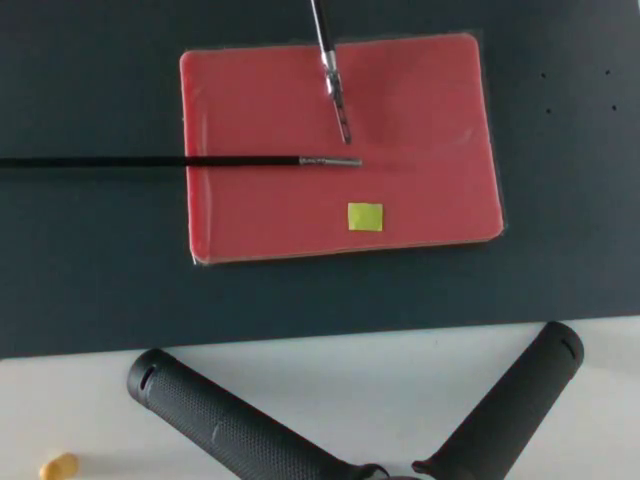
#> input picture Dataset with annotations/experiment setup dataset/experiment setup dataset/images/train/public_surgical1002.png, 640 x 480 px, given in place of the camera
$ python mpc_10.py
#> lines starting #> are read from the running program, lines starting #| are printed output that depends on the picture; after the words box and inside, x2 and y2 are one past the last pixel; in counts of white or black regions, pixels touching at a corner belong together
"""
Live Camera-based NMPC Path Planning
Detects green object as robot position and plans collision-free path
Press SPACEBAR to trigger path planning
"""

import numpy as np
from scipy.optimize import minimize, Bounds
import cv2
import time
import threading
import matplotlib.pyplot as plt
from mpl_toolkits.mplot3d import Axes3D
from matplotlib.backends.backend_agg import FigureCanvasAgg
import warnings

# Suppress scipy optimization warnings
warnings.filterwarnings('ignore', category=RuntimeWarning, module='scipy.optimize')

# ============================================================================
# USER CONFIGURABLE PARAMETERS
# ============================================================================

# Image plane dimensions
IMAGE_WIDTH = 640
IMAGE_HEIGHT = 480

# Z-axis range
Z_MIN = 0.0
Z_MAX = 5.0

# Goal/Target location (can be changed by user) - [x, y, z]
GOAL_POSITION = np.array([550.0, 100.0, 4.0])  # [x, y, z] in image coordinates + z

# Static obstacles (can be changed by user) - [x, y, z, radius]
STATIC_OBSTACLES = [
    {'pos': np.array([200.0, 150.0, 2.0]), 'radius': 40.0, 'color': (128, 128, 128)},
    {'pos': np.array([400.0, 300.0, 3.0]), 'radius': 50.0, 'color': (100, 100, 100)},
    {'pos': np.array([150.0, 350.0, 1.5]), 'radius': 35.0, 'color': (120, 120, 120)},
]

# Dynamic obstacles (can be changed by user) - [x, y, z, radius, vx, vy, vz]
DYNAMIC_OBSTACLES = [
    {'pos': np.array([100.0, 100.0, 1.0]), 'radius': 30.0,
     'vel': np.array([20.0, 20.0, 0.3]), 'color': (255, 200, 0)},
    {'pos': np.array([500.0, 400.0, 4.0]), 'radius': 35.0,
     'vel': np.array([-15.0, -15.0, -0.2]), 'color': (255, 150, 50)},
]

# Default robot position if green object not detected - [x, y, z]
DEFAULT_ROBOT_POSITION = np.array([50.0, 400.0, 0.5])

# Green color detection range in HSV (for robot)
GREEN_LOWER = np.array([40, 40, 40])
GREEN_UPPER = np.array([80, 255, 255])

# Blue color detection range in HSV (for dynamic obstacle)
BLUE_LOWER = np.array([100, 100, 50])
BLUE_UPPER = np.array([130, 255, 255])

# Blue object settings
BLUE_OBJECT_RADIUS = 30.0
BLUE_OBJECT_Z = 2.5  # Fixed z-coordinate for blue detected obstacle

# ============================================================================
# NMPC PARAMETERS
# ============================================================================

ROBOT_RADIUS = 20.0
SAFETY_MARGIN = 25.0
VMAX = 100.0  # Increased for faster movement
VMIN = -100.0
VZ_MAX = 30.0  # Z velocity limit
VZ_MIN = -30.0

HORIZON_LENGTH = 8  # Increased for better lookahead    # N prediction steps
NMPC_TIMESTEP = 0.15    # Delta T
MAX_PLANNING_TIMESTEPS = 200  # Increased to allow reaching distant goals

Q = np.diag([20.0, 20.0, 15.0])  # State error weight for [x, y, z]
R = np.diag([0.005, 0.005, 0.01])  # Control effort weight for [vx, vy, vz]

# ============================================================================
# COLOR OBJECT DETECTION
# ============================================================================

def detect_green_object(frame):
    """Detect green object in frame and return its center position with default z"""
    hsv = cv2.cvtColor(frame, cv2.COLOR_BGR2HSV)
    mask = cv2.inRange(hsv, GREEN_LOWER, GREEN_UPPER)

    # Find contours
    contours, _ = cv2.findContours(mask, cv2.RETR_EXTERNAL, cv2.CHAIN_APPROX_SIMPLE)

    if contours:
        # Find largest contour
        largest_contour = max(contours, key=cv2.contourArea)

        if cv2.contourArea(largest_contour) > 100:  # Minimum area threshold
            # Get center of contour
            M = cv2.moments(largest_contour)
            if M["m00"] != 0:
                cx = int(M["m10"] / M["m00"])
                cy = int(M["m01"] / M["m00"])
                # Add z coordinate (use default robot z)
                return np.array([float(cx), float(cy), DEFAULT_ROBOT_POSITION[2]]), True

    return None, False

def detect_blue_object(frame):
    """Detect blue object in frame and return its center position for dynamic obstacle"""
    hsv = cv2.cvtColor(frame, cv2.COLOR_BGR2HSV)
    mask = cv2.inRange(hsv, BLUE_LOWER, BLUE_UPPER)

    # Find contours
    contours, _ = cv2.findContours(mask, cv2.RETR_EXTERNAL, cv2.CHAIN_APPROX_SIMPLE)

    if contours:
        # Find largest contour
        largest_contour = max(contours, key=cv2.contourArea)

        if cv2.contourArea(largest_contour) > 100:  # Minimum area threshold
            # Get center of contour
            M = cv2.moments(largest_contour)
            if M["m00"] != 0:
                cx = int(M["m10"] / M["m00"])
                cy = int(M["m01"] / M["m00"])
                # Add z coordinate
                return np.array([float(cx), float(cy), BLUE_OBJECT_Z]), True

    return None, False

# ============================================================================
# OBSTACLE MANAGEMENT
# ============================================================================

# [248 lines left out: functions update_dynamic_obstacles, get_all_obstacles, predict_trajectory, predict_obstacles, barrier_function, cost_function and 2 more, not called in this run]

# ============================================================================
# 3D VISUALIZATION
# ============================================================================

def create_3d_plot(path, static_obs, dynamic_obs, goal_pos, robot_pos, blue_detected_obs=None):
    """Create 3D visualization of the path"""
    fig = plt.figure(figsize=(8, 6))
    ax = fig.add_subplot(111, projection='3d')

    # Set labels and limits
    ax.set_xlabel('X (pixels)', fontsize=10)
    ax.set_ylabel('Y (pixels)', fontsize=10)
    ax.set_zlabel('Z (height)', fontsize=10)
    ax.set_xlim(0, IMAGE_WIDTH)
    ax.set_ylim(0, IMAGE_HEIGHT)
    ax.set_zlim(Z_MIN, Z_MAX)
    ax.set_title('3D Path Planning', fontsize=12, fontweight='bold')

    # Plot path
    if path is not None and len(path) > 1:
        path_array = np.array(path)
        ax.plot(path_array[:, 0], path_array[:, 1], path_array[:, 2],
               'purple', linewidth=3, alpha=0.8, label='Path')

        # Mark path points
        for i in range(0, len(path), max(1, len(path)//10)):
            ax.scatter(path[i][0], path[i][1], path[i][2],
                      c='purple', s=20, alpha=0.6)

    # Plot robot
    ax.scatter(robot_pos[0], robot_pos[1], robot_pos[2],
              c='green', s=200, marker='o', label='Robot', edgecolors='black', linewidths=2)

    # Plot goal
    ax.scatter(goal_pos[0], goal_pos[1], goal_pos[2],
              c='red', s=300, marker='*', label='Goal', edgecolors='black', linewidths=2)

    # Plot static obstacles
    for i, obs in enumerate(static_obs):
        ax.scatter(obs['pos'][0], obs['pos'][1], obs['pos'][2],
                  c='gray', s=obs['radius']*10, marker='o', alpha=0.6,
                  label='Static Obs' if i == 0 else '', edgecolors='black', linewidths=1.5)

    # Plot dynamic obstacles
    for i, obs in enumerate(dynamic_obs):
        ax.scatter(obs['pos'][0], obs['pos'][1], obs['pos'][2],
                  c='orange', s=obs['radius']*10, marker='o', alpha=0.7,
                  label='Dynamic Obs' if i == 0 else '', edgecolors='black', linewidths=1.5)

    # Plot blue detected obstacle
    if blue_detected_obs is not None:
        ax.scatter(blue_detected_obs['pos'][0], blue_detected_obs['pos'][1], blue_detected_obs['pos'][2],
                  c='blue', s=blue_detected_obs['radius']*10, marker='o', alpha=0.8,
                  label='Blue Detected', edgecolors='black', linewidths=2)

    ax.legend(loc='upper left', fontsize=9)
    ax.view_init(elev=20, azim=45)

    # Convert plot to image
    canvas = FigureCanvasAgg(fig)
    canvas.draw()
    buf = canvas.buffer_rgba()
    plot_image = np.asarray(buf)
    plt.close(fig)

    # Convert RGBA to BGR for OpenCV
    plot_image = cv2.cvtColor(plot_image, cv2.COLOR_RGBA2BGR)

    # Resize to fit nicely
    plot_image = cv2.resize(plot_image, (640, 480))

    return plot_image

def draw_obstacles(frame, static_obs, dynamic_obs, blue_detected_obs=None):
    """Draw obstacles on frame"""
    # Draw static obstacles
    for obs in static_obs:
        cv2.circle(frame, (int(obs['pos'][0]), int(obs['pos'][1])),
                  int(obs['radius']), obs['color'], -1)
        cv2.circle(frame, (int(obs['pos'][0]), int(obs['pos'][1])),
                  int(obs['radius']), (0, 0, 0), 2)
        cv2.putText(frame, 'S', (int(obs['pos'][0])-8, int(obs['pos'][1])+8),
                   cv2.FONT_HERSHEY_SIMPLEX, 0.6, (255, 255, 255), 2)

    # Draw predefined dynamic obstacles
    for obs in dynamic_obs:
        cv2.circle(frame, (int(obs['pos'][0]), int(obs['pos'][1])),
                  int(obs['radius']), obs['color'], -1)
        cv2.circle(frame, (int(obs['pos'][0]), int(obs['pos'][1])),
                  int(obs['radius']), (0, 0, 0), 2)
        cv2.putText(frame, 'D', (int(obs['pos'][0])-8, int(obs['pos'][1])+8),
                   cv2.FONT_HERSHEY_SIMPLEX, 0.6, (255, 255, 255), 2)

    # Draw blue detected obstacle
    if blue_detected_obs is not None:
        cv2.circle(frame, (int(blue_detected_obs['pos'][0]), int(blue_detected_obs['pos'][1])),
                  int(blue_detected_obs['radius']), (255, 100, 0), -1)
        cv2.circle(frame, (int(blue_detected_obs['pos'][0]), int(blue_detected_obs['pos'][1])),
                  int(blue_detected_obs['radius']), (0, 0, 0), 2)
        cv2.putText(frame, 'BLUE', (int(blue_detected_obs['pos'][0])-20, int(blue_detected_obs['pos'][1])+8),
                   cv2.FONT_HERSHEY_SIMPLEX, 0.5, (255, 255, 255), 2)
        cv2.putText(frame, f"z={blue_detected_obs['pos'][2]:.1f}",
                   (int(blue_detected_obs['pos'][0])-20, int(blue_detected_obs['pos'][1])-25),
                   cv2.FONT_HERSHEY_SIMPLEX, 0.4, (255, 255, 255), 1)

def draw_goal(frame, goal_pos):
    """Draw goal position (XY projection)"""
    cv2.drawMarker(frame, (int(goal_pos[0]), int(goal_pos[1])),
                  (0, 0, 255), cv2.MARKER_STAR, 30, 3)
    cv2.circle(frame, (int(goal_pos[0]), int(goal_pos[1])), 15, (0, 0, 255), 2)
    cv2.putText(frame, f'GOAL (z={goal_pos[2]:.1f})',
               (int(goal_pos[0])-45, int(goal_pos[1])-25),
               cv2.FONT_HERSHEY_SIMPLEX, 0.5, (0, 0, 255), 2)

def draw_robot(frame, robot_pos):
    """Draw robot position (XY projection)"""
    cv2.circle(frame, (int(robot_pos[0]), int(robot_pos[1])),
              int(ROBOT_RADIUS), (0, 255, 0), -1)
    cv2.circle(frame, (int(robot_pos[0]), int(robot_pos[1])),
              int(ROBOT_RADIUS), (0, 0, 0), 2)
    # Show z coordinate
    cv2.putText(frame, f'z={robot_pos[2]:.1f}',
               (int(robot_pos[0])-20, int(robot_pos[1])+30),
               cv2.FONT_HERSHEY_SIMPLEX, 0.4, (255, 255, 255), 1)

# [10 lines left out: function draw_path, not called in this run]

def draw_info(frame, robot_detected, blue_detected, planning_time, path_length, final_error,
              is_planning, planning_progress):
    """Draw information overlay"""
    info_y = 30

    # Title
    cv2.putText(frame, 'NMPC Path Planning', (10, info_y),
               cv2.FONT_HERSHEY_SIMPLEX, 0.8, (255, 255, 255), 2)
    info_y += 30

    # Detection status for green (robot)
    status = "Green (Robot): DETECTED" if robot_detected else "Green (Robot): NOT DETECTED"
    color = (0, 255, 0) if robot_detected else (0, 0, 255)
    cv2.putText(frame, status, (10, info_y), cv2.FONT_HERSHEY_SIMPLEX, 0.5, color, 2)
    info_y += 25

    # Detection status for blue (obstacle)
    status_blue = "Blue (Obstacle): DETECTED" if blue_detected else "Blue (Obstacle): NOT DETECTED"
    color_blue = (255, 100, 0) if blue_detected else (0, 0, 255)
    cv2.putText(frame, status_blue, (10, info_y), cv2.FONT_HERSHEY_SIMPLEX, 0.5, color_blue, 2)
    info_y += 25

    # Planning status
    if is_planning:
        cv2.putText(frame, f'Planning... {planning_progress:.0f}%', (10, info_y),
                   cv2.FONT_HERSHEY_SIMPLEX, 0.5, (0, 255, 255), 2)
        info_y += 25
    elif planning_time > 0:
        cv2.putText(frame, f'Planning Time: {planning_time*1000:.1f} ms', (10, info_y),
                   cv2.FONT_HERSHEY_SIMPLEX, 0.5, (255, 255, 255), 2)
        info_y += 25
        cv2.putText(frame, f'Path Length: {path_length:.1f} px', (10, info_y),
                   cv2.FONT_HERSHEY_SIMPLEX, 0.5, (255, 255, 255), 2)
        info_y += 25
        cv2.putText(frame, f'Reach Error: {final_error:.1f} px', (10, info_y),
                   cv2.FONT_HERSHEY_SIMPLEX, 0.5, (255, 255, 255), 2)
        info_y += 25
    else:
        cv2.putText(frame, 'Press SPACEBAR to plan path', (10, info_y),
                   cv2.FONT_HERSHEY_SIMPLEX, 0.5, (255, 255, 0), 2)
        info_y += 25

    cv2.putText(frame, 'Press Q to quit', (10, info_y),
               cv2.FONT_HERSHEY_SIMPLEX, 0.5, (200, 200, 200), 1)

# ============================================================================
# MAIN LOOP
# ============================================================================

def main():
    """Main application loop"""
    print("="*70)
    print("LIVE 3D NMPC PATH PLANNING WITH CAMERA")
    print("="*70)
    print(f"Image dimensions: {IMAGE_WIDTH}x{IMAGE_HEIGHT}")
    print(f"Z-axis range: [{Z_MIN}, {Z_MAX}]")
    print(f"Goal position: ({GOAL_POSITION[0]:.0f}, {GOAL_POSITION[1]:.0f}, {GOAL_POSITION[2]:.1f})")
    print(f"Static obstacles: {len(STATIC_OBSTACLES)}")
    print(f"Dynamic obstacles: {len(DYNAMIC_OBSTACLES)}")
    print("\nControls:")
    print("  - SPACEBAR: Plan/Replan path")
    print("  - Q: Quit")
    print("="*70 + "\n")

    # Initialize camera
    cap = cv2.VideoCapture(0)
    cap.set(cv2.CAP_PROP_FRAME_WIDTH, IMAGE_WIDTH)
    cap.set(cv2.CAP_PROP_FRAME_HEIGHT, IMAGE_HEIGHT)

    if not cap.isOpened():
        print("Error: Could not open camera")
        return

    # Initialize variables
    planned_path = None
    robot_position = DEFAULT_ROBOT_POSITION.copy()
    robot_detected = False
    blue_detected_obstacle = None
    blue_detected = False
    planning_time = 0
    path_length = 0
    final_error = 0

    # Threading variables
    planning_thread = None
    planning_result = {
        'is_planning': False,
        'progress': 0,
        'current_path': [],
        'final_path': None,
        'planning_time': 0,
        'path_length': 0,
        'final_error': 0,
        'completed': False
    }

    # Dynamic obstacles state
    dynamic_obs = [obs.copy() for obs in DYNAMIC_OBSTACLES]
    last_update_time = time.time()

    print("Camera started. Press SPACEBAR to plan path...\n")

    while True:
        ret, frame = cap.read()
#> frame is the input picture: shape (480, 640, 3); mean B, G, R 80.4, 79.5, 87.5
        if not ret:
            print("Error: Could not read frame")
            break

        # Flip frame horizontally for mirror effect
        frame = cv2.flip(frame, 1)
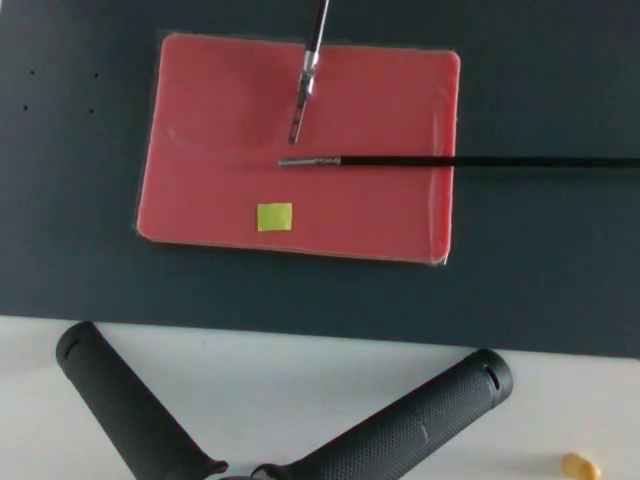
#> frame: shape (480, 640, 3); mean B, G, R 80.4, 79.5, 87.5

        # Update dynamic obstacles
        current_time = time.time()
        dt = current_time - last_update_time
        if dt > 0.05:  # Update at 20 Hz
            dynamic_obs = update_dynamic_obstacles(dynamic_obs, dt)
            last_update_time = current_time

        # Detect green object (robot)
        detected_pos, detected = detect_green_object(frame)
#> in detect_green_object, `mask = cv2.inRange(hsv, GREEN_LOWER, GREEN_UPPER)`:
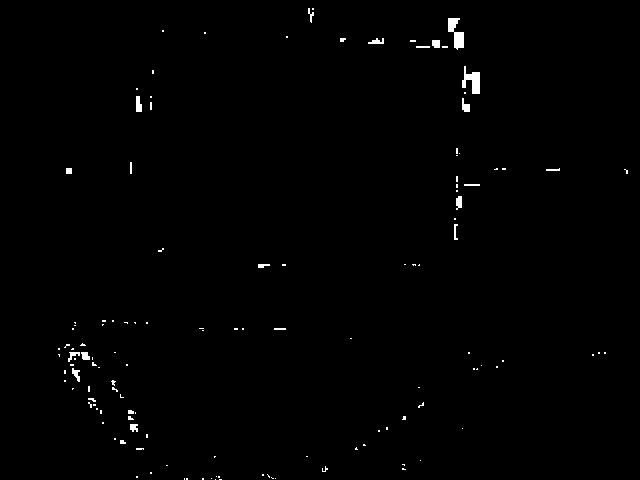
#> mask: shape (480, 640); 0.68% white; 131 white regions (108 under 20 px)
#> in detect_green_object, `contours, _ = cv2.findContours(mask, cv2.RETR_EXTERNAL, cv2.CHAIN_APPR..`: contours = 131 contours, 117 with area under 20; largest, box (x1, y1, x2, y2) and area: (448, 18, 464, 50) 234, (462, 66, 480, 94) 220, (136, 96, 142, 112) 60, (462, 98, 470, 112) 52, (456, 196, 462, 210) 49
#> in detect_green_object, `largest_contour = max(contours, key=cv2.contourArea)`: largest_contour = contour of 23 points, box (x1, y1, x2, y2) (448, 18, 464, 50), area 234
#> in detect_green_object, `M = cv2.moments(largest_contour)`: M = moments, m00 234, centre m10/m00, m01/m00 = (455.8, 33.02)
#> in detect_green_object, `cx = int(M["m10"] / M["m00"])`: cx = 455
#> in detect_green_object, `cy = int(M["m01"] / M["m00"])`: cy = 33
#> detected_pos = [455, 33, 0.5]; detected = True
        if detected:
            robot_position = detected_pos
#> robot_position = [455, 33, 0.5]
            robot_detected = True
        else:
            robot_position = DEFAULT_ROBOT_POSITION
            robot_detected = False

        # Detect blue object (dynamic obstacle)
        blue_pos, blue_det = detect_blue_object(frame)
#> in detect_blue_object, `mask = cv2.inRange(hsv, BLUE_LOWER, BLUE_UPPER)`:
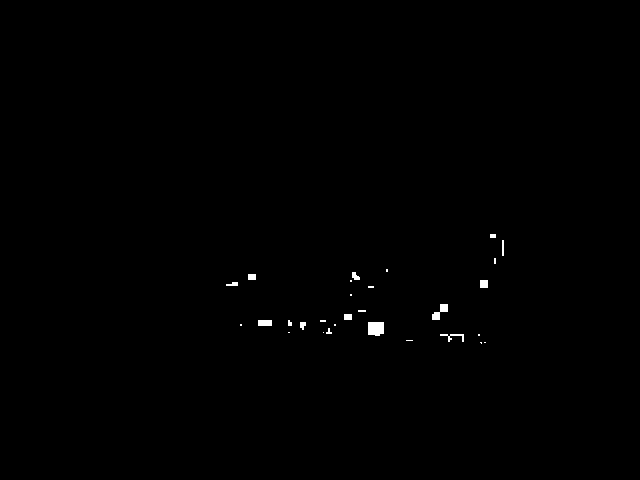
#> mask: shape (480, 640); 0.31% white; 29 white regions (15 under 20 px)
#> in detect_blue_object, `contours, _ = cv2.findContours(mask, cv2.RETR_EXTERNAL, cv2.CHAIN_APPR..`: contours = 29 contours, 19 with area under 20; largest, box (x1, y1, x2, y2) and area: (368, 322, 384, 336) 181, (432, 304, 448, 320) 94, (258, 320, 272, 326) 65, (480, 280, 488, 288) 49, (344, 314, 352, 320) 35
#> in detect_blue_object, `largest_contour = max(contours, key=cv2.contourArea)`: largest_contour = contour of 9 points, box (x1, y1, x2, y2) (368, 322, 384, 336), area 181
#> in detect_blue_object, `M = cv2.moments(largest_contour)`: M = moments, m00 181, centre m10/m00, m01/m00 = (375.4, 328.1)
#> in detect_blue_object, `cx = int(M["m10"] / M["m00"])`: cx = 375
#> in detect_blue_object, `cy = int(M["m01"] / M["m00"])`: cy = 328
#> blue_pos = [375, 328, 2.5]; blue_det = True
        if blue_det:
            blue_detected_obstacle = {
                'pos': blue_pos,
                'radius': BLUE_OBJECT_RADIUS,
                'color': (255, 100, 0)
            }
#> blue_detected_obstacle = {'pos': [375, 328, 2.5], 'radius': 30, 'color': (255, 100, 0)}
            blue_detected = True
        else:
            blue_detected_obstacle = None
            blue_detected = False

        # Check if planning completed
        if planning_result['completed']:
            planned_path = planning_result['final_path']
            planning_time = planning_result['planning_time']
            path_length = planning_result['path_length']
            final_error = planning_result['final_error']
            planning_result['completed'] = False

            print(f"Planning completed!")
            print(f"  - Planning time: {planning_time*1000:.1f} ms")
            print(f"  - Path length: {path_length:.1f} pixels")
            print(f"  - Reach error: {final_error:.1f} pixels")
            print(f"{'='*50}\n")

        # Draw 2D camera view
        draw_obstacles(frame, STATIC_OBSTACLES, dynamic_obs, blue_detected_obstacle)
#> after the loop in draw_obstacles, `for obs in static_obs:`:
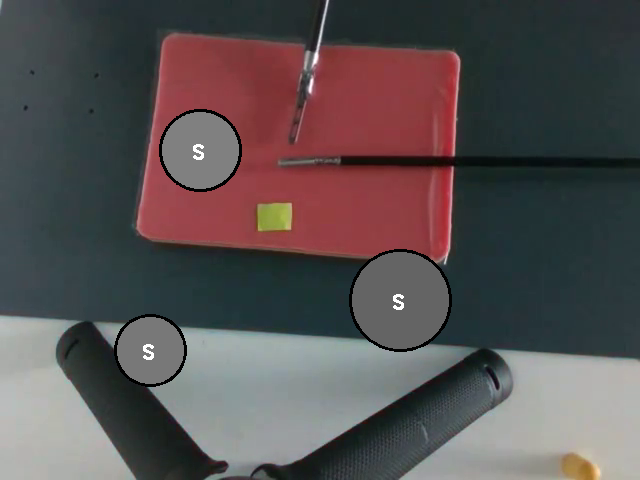
#> frame: shape (480, 640, 3); 5.83% of pixels changed, all inside (x1, y1, x2, y2) = (114, 109, 452, 387)
#> after the loop in draw_obstacles, `for obs in dynamic_obs:`:
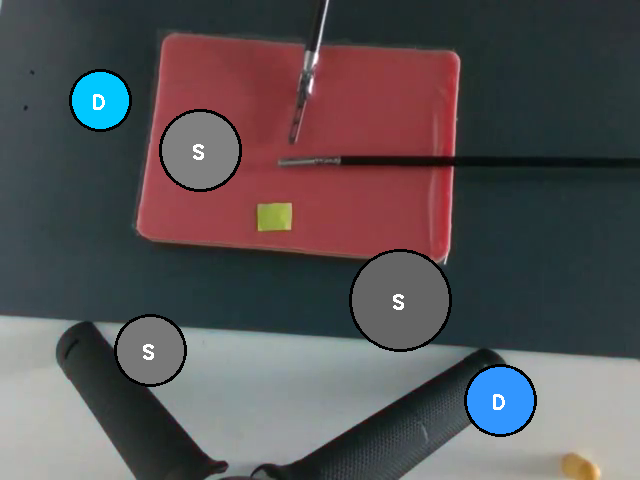
#> frame: shape (480, 640, 3); 2.38% of pixels changed, all inside (x1, y1, x2, y2) = (69, 69, 537, 437)
        draw_goal(frame, GOAL_POSITION)
        draw_robot(frame, robot_position)

        # Draw path (either final or in-progress)
        if planning_result['is_planning'] and len(planning_result['current_path']) > 0:
            draw_path(frame, planning_result['current_path'])
        elif planned_path is not None:
            draw_path(frame, planned_path)

        # Draw info
        draw_info(frame, robot_detected, blue_detected, planning_time, path_length,
                 final_error, planning_result['is_planning'], planning_result['progress'])
#> in draw_info, `cv2.putText(frame, 'Press Q to quit', (10, info_y), cv2.FONT_HERSHEY_S..`:
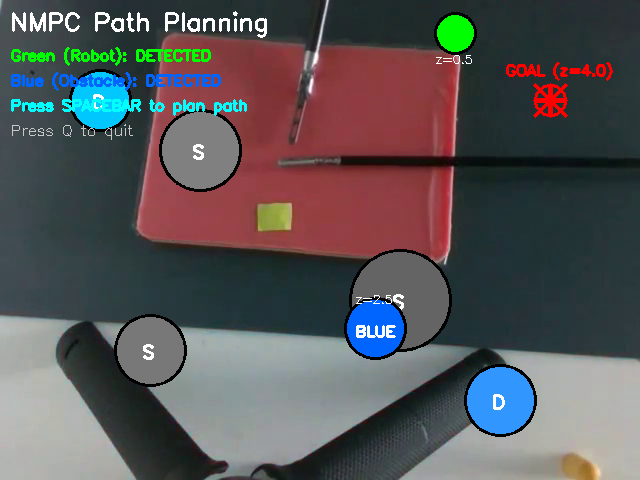
#> frame: shape (480, 640, 3); mean B, G, R 87.3, 85.4, 86.8

        # Create 3D visualization
        current_path = planning_result['current_path'] if planning_result['is_planning'] else planned_path
        plot_3d = create_3d_plot(current_path, STATIC_OBSTACLES, dynamic_obs,
                                 GOAL_POSITION, robot_position, blue_detected_obstacle)
#> (the rest of the program and of its run is left out)
